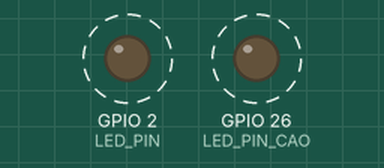
Bench run of a sketch on a simulated ESP32. On the bench: output pins drawn as LEDs (lit = HIGH). Dashed ring = blinking. What the sketch prints to the serial monitor is not drawn.

Above: at 0.2 s.
Timing chart, 0 to 3.0 s (numbered marks = the images above):
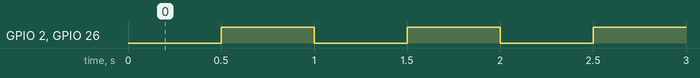

The sketch:

LED_1HZ.ino
```cpp
// 定义板载LED引脚，避免使用"魔法数字"
#define LED_PIN 2
#define LED_PIN_CAO 26

// 记录上次LED状态翻转的时间
unsigned long previousMillis = 0;
// 闪烁间隔：500ms（1Hz = 1秒/次，高低电平各500ms）
const long interval = 500;
// 记录LED当前状态
int ledState = LOW;

void setup() {
  // 初始化串口通信
  Serial.begin(115200);
  // 初始化板载LED引脚为输出模式
  pinMode(LED_PIN, OUTPUT);
  pinMode(LED_PIN_CAO, OUTPUT);
}

void loop() {
  Serial.println("Hello ESP32!");

  // 获取当前时间（毫秒）
  unsigned long currentMillis = millis();

  // 判断是否达到闪烁间隔
  if (currentMillis - previousMillis >= interval) {
    // 更新上次翻转时间
    previousMillis = currentMillis;
    // 翻转LED状态
    ledState = !ledState;
    // 设置两个LED的电平
    digitalWrite(LED_PIN, ledState);
    digitalWrite(LED_PIN_CAO, ledState);
  }
}
```

Measured:
- by itself, GPIO 2 (LED_PIN), GPIO 26 (LED_PIN_CAO): alternates HIGH for 0.50 s and LOW for 0.50 s
